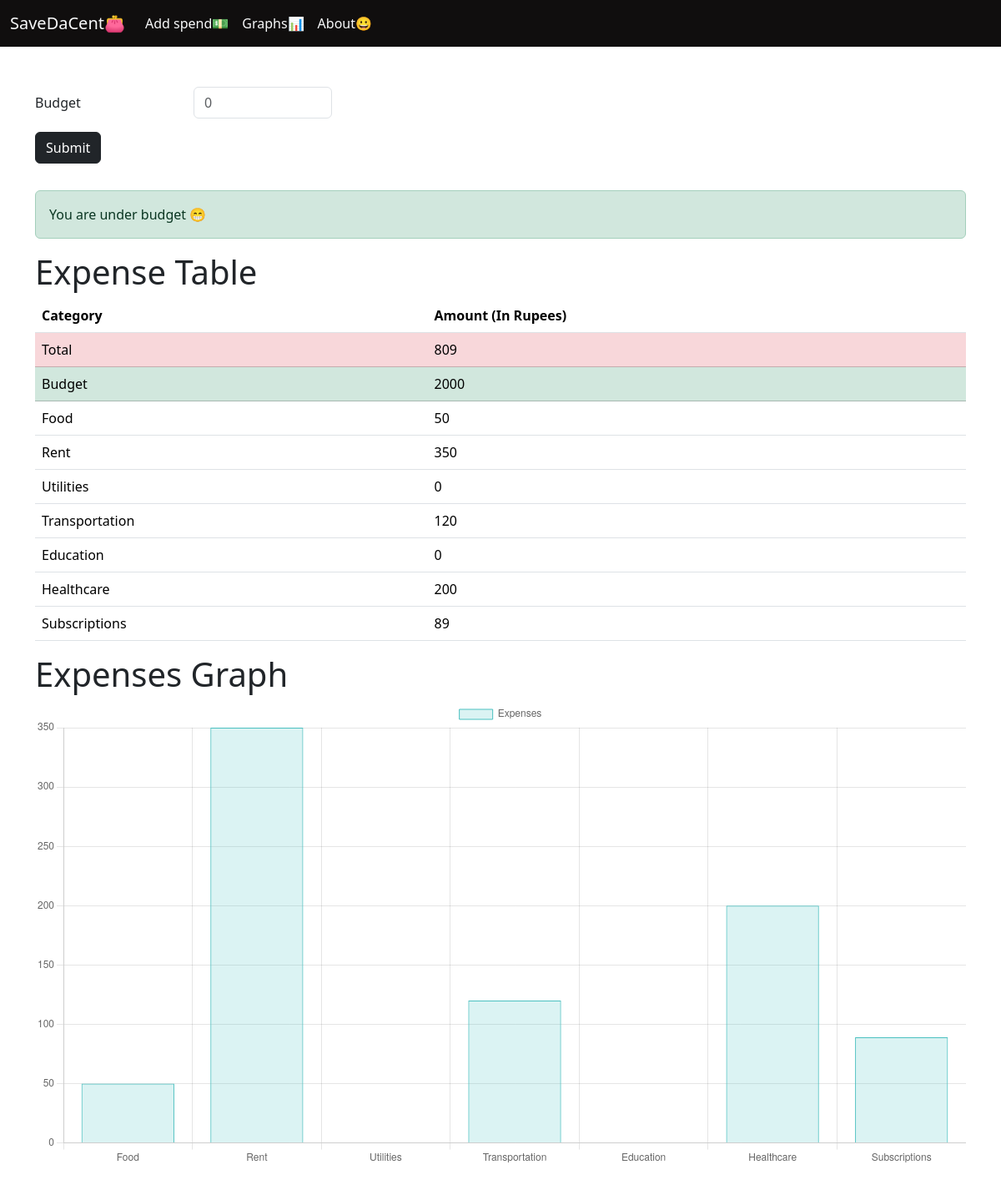
Page /graphs on the committed database.
### app.py (models this page shows, shortened)
class summary(db.Model):
    slno = db.Column(db.Integer, primary_key=True)
    category = db.Column(db.String(200), nullable=False)
    amount = db.Column(db.Integer, default=0)

### app.py (the view)
@app.route('/graphs',methods=['POST','GET'])
def graphs():
    if request.method=='POST':
        budget=request.form['budget']
        group=summary.query.filter_by(category='Budget').first()
        group.amount=budget
        db.session.add(group)
        db.session.commit()
    logger.debug("Graphs route accessed.")
    groups=summary.query.all()
    Total=summary.query.filter_by(category='Total').first()
    Budget=summary.query.filter_by(category='Budget').first()
    return render_template('graphs.html',groups=groups,total=int(Total.amount),budget=int(Budget.amount))

### templates/graphs.html (shortened to what this page needs)
{% extends 'base.html' %}
{% block body %}
<div class="container my-5">
  <form action="/graphs" method="POST">
  <div class="row mb-3">
    <label for="amount" class="col-sm-2 col-form-label">Budget</label>
    <div class="col-sm-2">
      <input type="number" class="form-control" name="budget" id="budget" placeholder="0">
    </div>
    <div class="my-3">
      <button type="submit" class="btn btn-dark" action="/graphs">Submit</button>
      </div>
  </div>
  </form>
    {% if total>=budget %}
    <div class="alert alert-danger" role="alert">
      You are over budget 😱
    </div>
    {% else %}
    <div class="alert alert-success" role="alert">
      You are under budget 😁
    </div>
    {% endif %}
    <h1>Expense Table</h1>
    <table class="table">
        <thead>
          <tr>
            <th scope="col">Category</th>
            <th scope="col">Amount (In Rupees)</th>
          </tr>
        </thead>
        <tbody>
        {% for group in groups %}
            {% if group.category=='Total' %}
             <tr>
                 <td class="table-danger">{{group.category}}</td>
                 <td class="table-danger">{{group.amount}}</td>
             </tr>
            {% elif group.category=='Budget' %}
             <tr>
                 <td class="table-success">{{group.category}}</td>
                 <td class="table-success">{{group.amount}}</td>
             </tr>
            {% else %}
             <tr>
                 <td>{{group.category}}</td>
                 <td>{{group.amount}}</td>
             </tr>
            {% endif %}
        {% endfor %}
        </tbody>
      </table>
      <h1>Expenses Graph</h1>
      <canvas id="expenseChart" width="200" height="100"></canvas>
      <script>
          fetch('/data')
              .then(response => response.json())
              .then(data => {
                  const ctx = document.getElementById('expenseChart').getContext('2d');
                  new Chart(ctx, {
                      type: 'bar',
                      data: {
                          labels: data.labels,
                          datasets: [{
                              label: 'Expenses',
                              data: data.values,
                              backgroundColor: 'rgba(75, 192, 192, 0.2)',
                              borderColor: 'rgba(75, 192, 192, 1)',
                              borderWidth: 1
                          }]
                      },
                      options: {
                          scales: {
                              y: {
                                  beginAtZero: true
                              }
                          }
                      }
                  });
              });
      </script>
</div>
{% endblock %}

### rows in the picture
summary: category "Total", amount "809"
summary: category "Budget", amount "2000"
summary: category "Food", amount "50"
summary: category "Rent", amount "350"
summary: category "Utilities", amount "0"
summary: category "Transportation", amount "120"
summary: category "Education", amount "0"
summary: category "Healthcare", amount "200"
summary: category "Subscriptions", amount "89"
